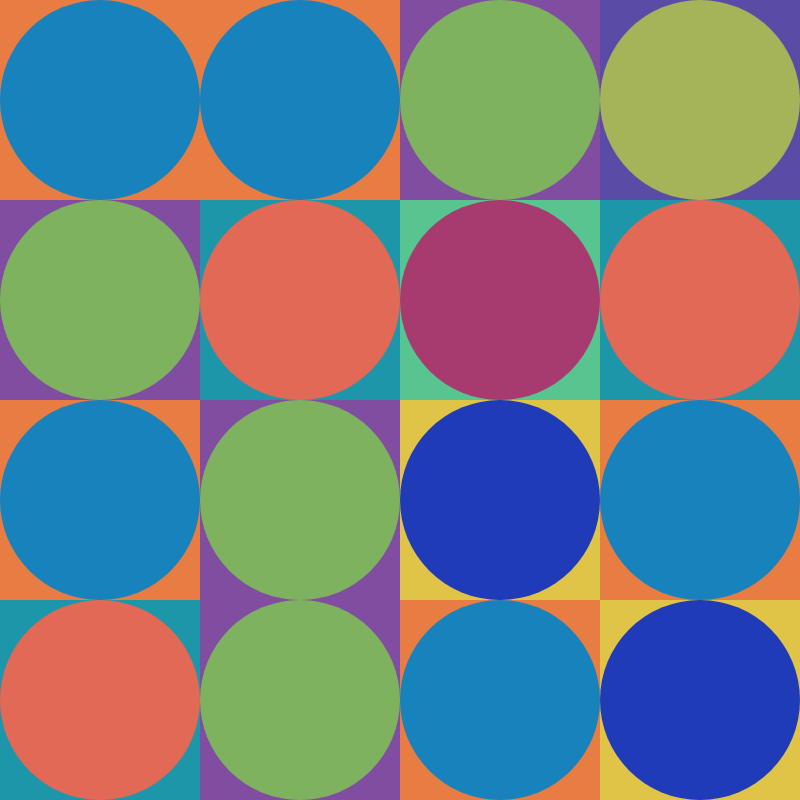
Frame 1 (no input)
Frame 60 (no input): identical to frame 1, image omitted
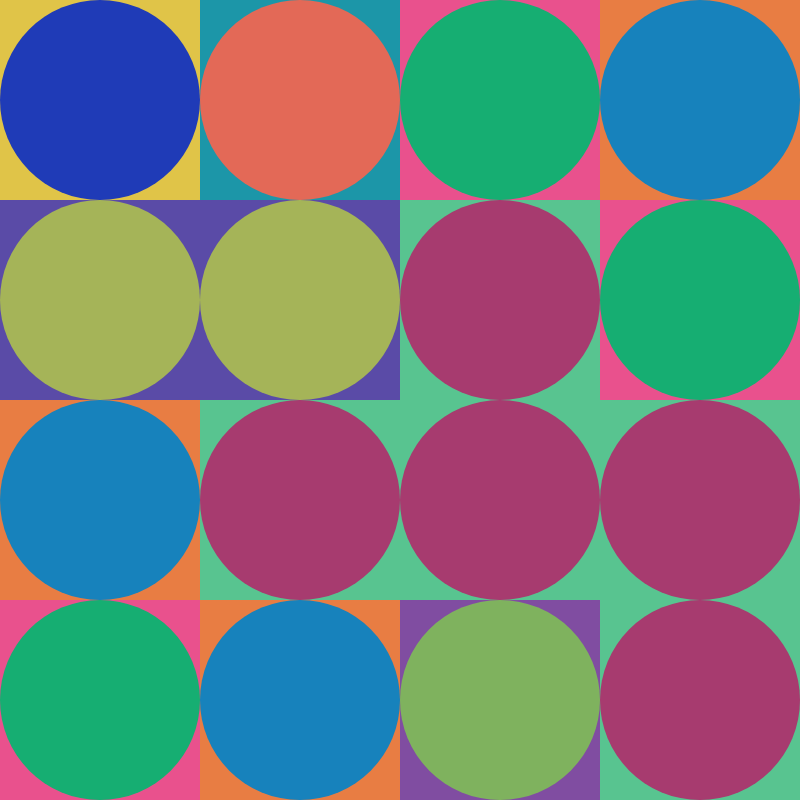
Frame 120 (the mouse pressed at the canvas centre since frame 60)

The p5.js sketch that drew these frames (run headless with seeded random() and noise() and a simulated clock; from frame 60 on, the mouse is pressed at the canvas centre):

// p5.js sketch
// ── sketch.js

const col_url = 'https://coolors.co/5a4ba7-804da1-1c96a8-58c490-e0c448-e87d43-e9518d';
let COLORS = [];

function setup() {
  createCanvas(800, 800);
  
  rectMode(CENTER);
  noStroke();

  COLORS = extractCols(col_url);

  tileColorBlocks();
}

function draw() {
}

function tileColorBlocks() {
  for(let x=0; x<width; x+=200) {
    for(let y=0; y<height; y+=200) {
      let randomInt = int(random(COLORS.length));
      let randomColor = COLORS[randomInt];
      fill(randomColor);
      rect(x+100, y+100, 200, 200);
      let compColor = extractCompCol(randomColor);
      fill(compColor);
      ellipse(x+100, y+100, 200, 200);
    }
  }
}

function mousePressed() {
  tileColorBlocks();
}

//javascript reference : String
//https://developer.mozilla.org/en-US/docs/Web/JavaScript/Reference/Global_Objects/String

function extractCols(url) {
  let lastslash = url.lastIndexOf('/');
  let sliced = url.slice(lastslash+1);
  let cols = sliced.split('-');
  let newcols = [];
  for(let col of cols) {
    newcols.push(concat('#', col));
  }
  return newcols;
}

function extractCompCol(hex) {
  let col = color(hex);
  let newred = 255 - red(col);
  let newgreen = 255 - green(col);
  let newblue = 255 - blue(col);
  return color(newred, newgreen, newblue);
}
